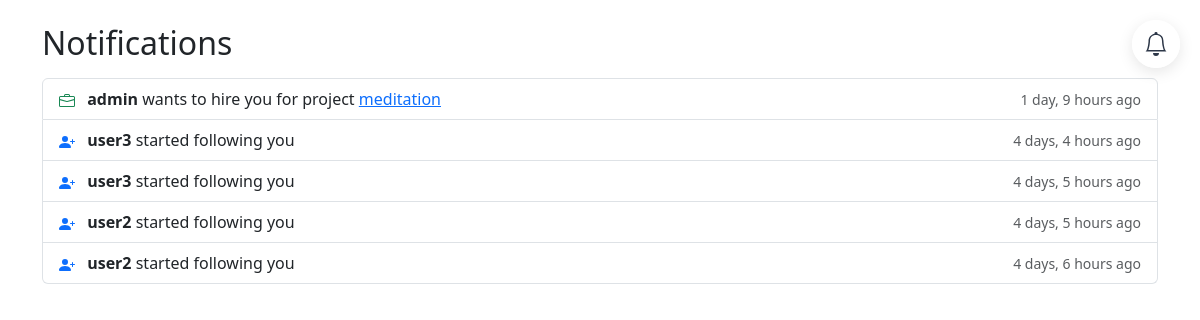
Page /accounts/notifications/ (signed in) on the committed database.
### accounts/models.py (models this page shows, shortened)
class Notification(models.Model):
    NOTIFICATION_TYPES = (
        ('like', 'Project Like'),
        ('follow', 'New Follow Request'),
        ('follow_accepted', 'Follow Request Accepted'),
        ('hire', 'Hire Request'),
    )
    recipient = models.ForeignKey(StudentProfile, on_delete=models.CASCADE, related_name='notifications')
    sender = models.ForeignKey(User, on_delete=models.CASCADE)
    notification_type = models.CharField(max_length=20, choices=NOTIFICATION_TYPES)
    project = models.ForeignKey(Project, on_delete=models.CASCADE, null=True, blank=True)
    created_at = models.DateTimeField(auto_now_add=True)
    is_read = models.BooleanField(default=False)
    class Meta:
        ordering = ['-created_at']

class Project(models.Model):
    student = models.ForeignKey(StudentProfile, on_delete=models.CASCADE, related_name='projects')
    title = models.CharField(max_length=200)
    description = models.TextField(blank=True)
    created_at = models.DateTimeField(auto_now_add=True)
    allow_downloads = models.BooleanField(default=False)
    category = models.CharField(default='Other', max_length=100)
    output_link = models.URLField(blank=True)
    project_link = models.URLField(blank=True)
    tags = models.CharField(blank=True, max_length=200)
    visibility = models.CharField(choices=[('Public', 'Public'), ('Private', 'Private')], default='Public', max_length=20)
    screenshot = models.ImageField(upload_to='project_screenshots/', null=True, blank=True)

### accounts/notification_views.py (the view)
# urls.py: path('notifications/', notifications, name='notifications'),
@login_required
def notifications(request):
    notifications = Notification.objects.filter(
        recipient=request.user.student_profile
    ).select_related('sender', 'project').order_by('-created_at')
    notifications.filter(is_read=False).update(is_read=True)
    return render(request, 'accounts/notifications.html', {
        'notifications': notifications
    })

### accounts/context_processors.py (called while the page is built)
def notifications_processor(request):
    unread_count = 0
    if request.user.is_authenticated and not request.user.is_superuser:
        try:
            unread_count = Notification.objects.filter(
                recipient=request.user.student_profile,
                is_read=False
            ).count()
        except:
            pass
    return {'unread_notifications_count': unread_count}

### templates/accounts/notifications.html (shortened to what this page needs)
{% extends 'base.html' %}
{% load static %}
{% block content %}
<link rel="stylesheet" href="{% static 'accounts/admin_sidebar.css' %}">
<div class="container mt-4">
    <h2>Notifications</h2>
    <div class="list-group mt-3">
        {% for notification in notifications %}
        <div class="list-group-item {% if not notification.is_read %}list-group-item-light{% endif %}">
            {% if notification.notification_type == 'like' %}
            <div class="d-flex justify-content-between align-items-center">
                <div>
                    <svg xmlns="http://www.w3.org/2000/svg" width="16" height="16" fill="currentColor" class="bi bi-heart-fill text-danger me-2" viewBox="0 0 16 16">
                        <path d="M8 1.314C12.438-3.248 23.534 4.735 8 15-7.534 4.736 3.562-3.248 8 1.314"/>
                    </svg>
                    <strong>{{ notification.sender.username }}</strong> liked your project
                    <a href="{% url 'student_project_detail' notification.project.id %}">{{ notification.project.title }}</a>
                </div>
                <small class="text-muted">{{ notification.created_at|timesince }} ago</small>
            </div>
            {% elif notification.notification_type == 'hire' %}
            <div class="d-flex justify-content-between align-items-center">
                <div>
                    <strong>{{ notification.sender.username }}</strong> wants to hire you for project
                    <a href="{% url 'student_project_detail' notification.project.id %}">{{ notification.project.title }}</a>
                </div>
                <small class="text-muted">{{ notification.created_at|timesince }} ago</small>
            </div>
            {% else %}
            <div class="d-flex justify-content-between align-items-center">
                <div>
                    <strong>{{ notification.sender.username }}</strong> started following you
                </div>
                <small class="text-muted">{{ notification.created_at|timesince }} ago</small>
            </div>
            {% endif %}
        </div>
        {% empty %}
        <div class="text-center text-muted mt-4">
            <p>No notifications yet</p>
        </div>
        {% endfor %}
    </div>
</div>
{% endblock %}

### rows in the picture
Notification: sender.username "admin", project "meditation", created_at "1 day, 9 hours"
Notification: sender.username "user3", created_at "4 days, 4 hours"
Notification: sender.username "user3", created_at "4 days, 5 hours"
Notification: sender.username "user2", created_at "4 days, 5 hours"
Notification: sender.username "user2", created_at "4 days, 6 hours"
